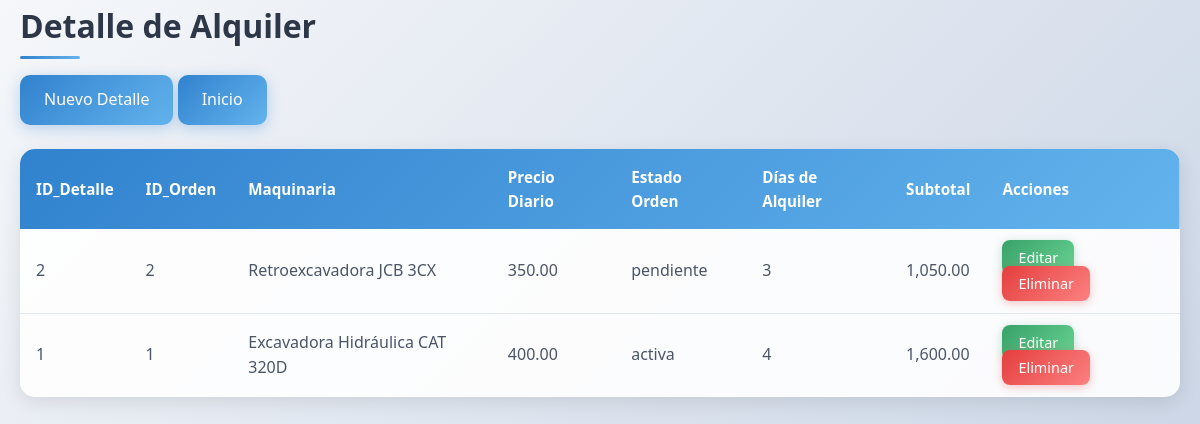
Page /detalle_alquiler_services/R_detalle_alquiler.php (signed in) on the committed database.
### tables this page shows
CREATE TABLE detalle_alquiler (
    id_detalle INT AUTO_INCREMENT PRIMARY KEY,
    id_orden INT NOT NULL,
    id_maquinaria INT NOT NULL,
    dias_alquiler INT NOT NULL,
    subtotal DECIMAL(10,2),
    FOREIGN KEY (id_orden) REFERENCES ordenes_alquiler(id_orden),
    FOREIGN KEY (id_maquinaria) REFERENCES maquinarias(id_maquinaria)
);

CREATE TABLE maquinarias (
    id_maquinaria INT AUTO_INCREMENT PRIMARY KEY,
    nombre_maquinaria VARCHAR(100) NOT NULL,
    tipo VARCHAR(50),
    marca VARCHAR(50),
    modelo VARCHAR(50),
    año YEAR,
    estado_maquinaria VARCHAR(20) DEFAULT 'disponible',  
    precio_diario DECIMAL(10,2)
);

CREATE TABLE ordenes_alquiler (
    id_orden INT AUTO_INCREMENT PRIMARY KEY,
    id_cliente INT NOT NULL,
    fecha_inicio DATE NOT NULL,
    fecha_fin DATE NOT NULL,
    estado_orden VARCHAR(20) DEFAULT 'pendiente',  
    total DECIMAL(10,2) DEFAULT 0,
    FOREIGN KEY (id_cliente) REFERENCES clientes(id_cliente)
);

### auth_services/permisos.php (called while the page is built, shortened)
<?php
$permisos = [
    'Administrador' => ['crear', 'editar', 'eliminar', 'listar'],
    'Desarrollador' => ['listar', 'editar', 'crear'],
    'Supervisor'    => ['listar'],
];
function tienePermiso($accion, $rol = null) {
    global $permisos;
    if ($rol === null) {
        $rol = $_SESSION['rol'];
    }
    return isset($permisos[$rol]) && in_array($accion, $permisos[$rol]);
}

### detalle_alquiler_services/R_detalle_alquiler.php (the view, shortened to what this page needs)
<?php
require_once '../config/db.php';
require_once '../auth_services/permisos.php';
try {
    $sql = "SELECT d.id_detalle, d.id_orden, m.nombre_maquinaria, m.precio_diario, o.estado_orden, d.dias_alquiler, d.subtotal
            FROM detalle_alquiler d
            INNER JOIN maquinarias m ON d.id_maquinaria = m.id_maquinaria
            INNER JOIN ordenes_alquiler o ON d.id_orden = o.id_orden
            ORDER BY d.id_detalle DESC";
    $stmt = $pdo->query($sql);
    $detalles = $stmt->fetchAll(PDO::FETCH_ASSOC);
} catch (PDOException $e) {
    echo "Error: " . $e->getMessage();
    $detalles = [];
}
?>
<!DOCTYPE html>
<html>
<head>
    <link rel="stylesheet" href="../public/style.css">
</head>
<body>
    <div class="container">
        <h2>Detalle de Alquiler</h2>
        <div class="actions">
            <?php if (tienePermiso('crear')): ?>
                <a href="C_detalle_alquiler.php" class="btn-primary">Nuevo Detalle</a>
            <?php endif; ?>
            <a href="../public/menu.php" class="btn-primary">Inicio</a>
        </div>
        <table>
            <thead>
                <tr>
                    <th>ID_Detalle</th>
                    <th>ID_Orden</th>
                    <th>Maquinaria</th>
                    <th>Precio Diario</th>
                    <th>Estado Orden</th>
                    <th>Días de Alquiler</th>
                    <th>Subtotal</th>
                    <th>Acciones</th>
                </tr>
            </thead>
            <tbody>
                <?php if (empty($detalles)): ?>
                    <tr>
                        <td colspan="8">No hay detalles registrados</td>
                    </tr>
                <?php else: ?>
                    <?php foreach ($detalles as $detalle): ?>
                        <tr>
                            <td><?= $detalle['id_detalle'] ?></td>
                            <td><?= $detalle['id_orden'] ?></td>
                            <td><?= htmlspecialchars($detalle['nombre_maquinaria']) ?></td>
                            <td><?= number_format($detalle['precio_diario'], 2) ?></td>
                            <td><?= htmlspecialchars($detalle['estado_orden']) ?></td>
                            <td><?= $detalle['dias_alquiler'] ?></td>
                            <td><?= number_format($detalle['subtotal'], 2) ?></td>
                            <td>
                                <?php if (tienePermiso('editar')): ?>
                                    <a href="U_detalle_alquiler.php?id=<?= $detalle['id_detalle'] ?>" class="btn-edit">Editar</a>
                                <?php endif; ?>
                                <?php if (tienePermiso('eliminar')): ?>
                                    <a href="D_detalle_alquiler.php?id=<?= $detalle['id_detalle'] ?>" class="btn-delete" onclick="return confirm('¿Estás seguro?')">Eliminar</a>
                                <?php endif; ?>
                            </td>
                        </tr>
                    <?php endforeach; ?>
                <?php endif; ?>
            </tbody>
        </table>
    </div>
</body>
</html>

### public/style.css (style rules this page uses)
* { margin: 0; padding: 0; box-sizing: border-box; }
body { font-family: 'Segoe UI', Tahoma, Geneva, Verdana, sans-serif; line-height: 1.6; color: #333; background: linear-gradient(135deg, #f5f7fa 0%, #c3cfe2 100%); min-height: 100vh; }
.container { max-width: 1200px; margin: 0 auto; padding: 0 20px; }
h2 { color: #2d3748; font-size: 2rem; margin-bottom: 1.5rem; font-weight: 600; position: relative; }
h2::after { content: ''; position: absolute; bottom: -8px; left: 0; width: 60px; height: 3px; background: linear-gradient(90deg, #3182ce, #63b3ed); border-radius: 2px; }
a { color: #3182ce; text-decoration: none; transition: color 0.3s ease; }
table { width: 100%; border-collapse: collapse; background: rgba(255, 255, 255, 0.9); border-radius: 15px; overflow: hidden; box-shadow: 0 5px 20px rgba(0, 0, 0, 0.1); margin: 1.5rem 0; }
thead { background: linear-gradient(135deg, #3182ce 0%, #63b3ed 100%); color: white; }
th { padding: 1rem; text-align: left; font-weight: 600; font-size: 0.95rem; }
td { padding: 1rem; border-bottom: 1px solid #e2e8f0; color: #4a5568; }
tbody tr:last-child td { border-bottom: none; }
.actions { margin-bottom: 1.5rem; }
.btn-primary { background: linear-gradient(135deg, #3182ce 0%, #63b3ed 100%); color: white; padding: 0.75rem 1.5rem; border-radius: 10px; text-decoration: none; font-weight: 500; transition: all 0.3s ease; box-shadow: 0 4px 15px rgba(49, 130, 206, 0.3); display: inline-block; }
.btn-edit { background: linear-gradient(135deg, #38a169 0%, #68d391 100%); color: white; padding: 0.5rem 1rem; border-radius: 8px; text-decoration: none; font-size: 0.9rem; font-weight: 500; transition: all 0.3s ease; box-shadow: 0 2px 10px rgba(56, 161, 105, 0.3); margin-right: 0.5rem; }
.btn-delete { background: linear-gradient(135deg, #e53e3e 0%, #fc8181 100%); color: white; padding: 0.5rem 1rem; border-radius: 8px; text-decoration: none; font-size: 0.9rem; font-weight: 500; transition: all 0.3s ease; box-shadow: 0 2px 10px rgba(229, 62, 62, 0.3); }

### rows in the picture
detalle_alquiler: id_detalle "2", id_orden "2", id_maquinaria.nombre_maquinaria "Retroexcavadora JCB 3CX", id_maquinaria.precio_diario "350.00", id_orden.estado_orden "pendiente", dias_alquiler "3", subtotal "1,050.00"
detalle_alquiler: id_detalle "1", id_orden "1", id_maquinaria.nombre_maquinaria "Excavadora Hidráulica CAT 320D", id_maquinaria.precio_diario "400.00", id_orden.estado_orden "activa", dias_alquiler "4", subtotal "1,600.00"
